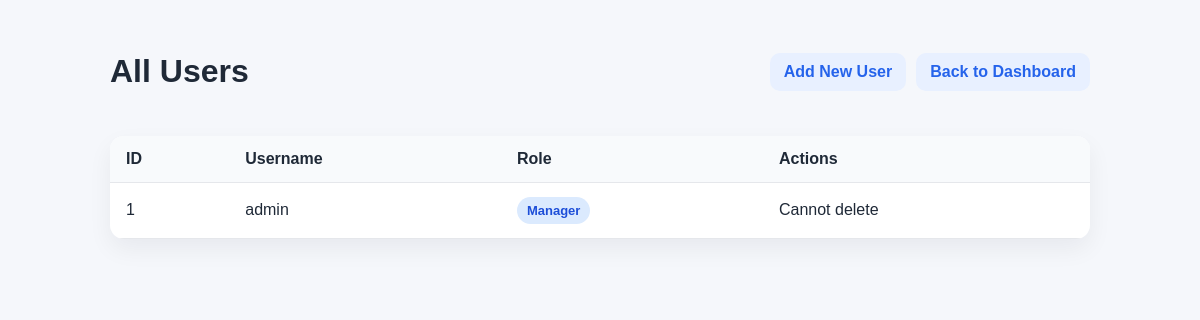
The page /users (signed in) on the database as committed earlier.
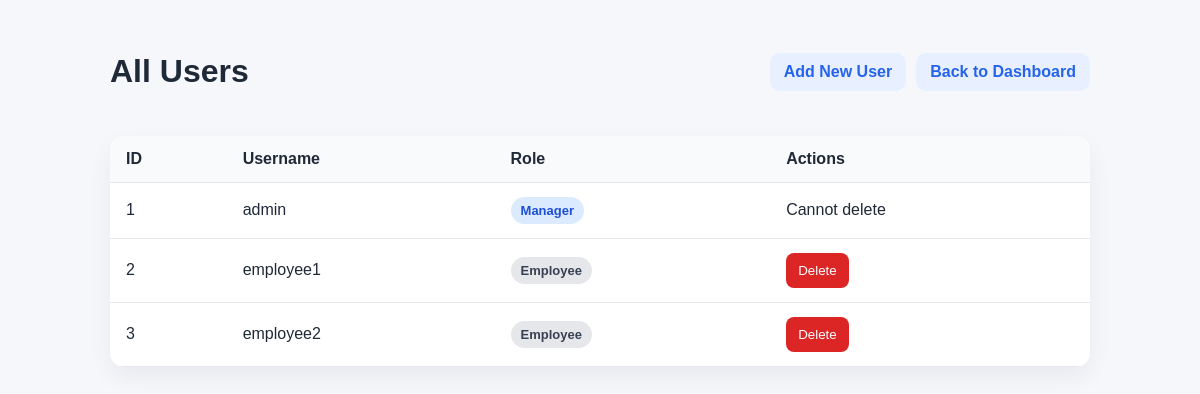
The same page on the database as committed later.
### tables this page shows
CREATE TABLE users (
            id INTEGER PRIMARY KEY AUTOINCREMENT,
            username TEXT UNIQUE NOT NULL,
            password TEXT NOT NULL,
            role TEXT NOT NULL CHECK(role IN ('manager', 'employee'))
        );

### app.py (the view)
@app.route('/users')
def view_all_users():
    if 'user_id' not in session or session['role'] != 'manager':
        return redirect(url_for('dashboard'))
    users = db_ops.get_all_users()
    return render_template('all_users.html', users=users)

### db_ops.py (called while the page is built)
def get_db():
    conn = sqlite3.connect(DATABASE)
    conn.row_factory = sqlite3.Row
    return conn

def get_all_users():
    conn = get_db()
    cursor = conn.cursor()
    cursor.execute('SELECT * FROM users ORDER BY id')
    users = cursor.fetchall()
    conn.close()
    return users

### templates/all_users.html (shortened to what this page needs)
<!DOCTYPE html>
<html lang="en">
<head>
    <link rel="stylesheet" href="{{ url_for('static', filename='all_users.css') }}">
</head>
<body>
    <div class="page-shell">
        <div class="topbar">
            <h1>All Users</h1>
            <div class="nav-links">
                <a href="{{ url_for('add_user') }}" class="link-button">Add New User</a>
                <a href="{{ url_for('dashboard') }}" class="link-button">Back to Dashboard</a>
            </div>
        </div>
        {% if users %}
        <div class="table-wrap">
        <table>
            <thead>
                <tr>
                    <th>ID</th>
                    <th>Username</th>
                    <th>Role</th>
                    <th>Actions</th>
                </tr>
            </thead>
            <tbody>
                {% for user in users %}
                <tr>
                    <td>{{ user['id'] }}</td>
                    <td>{{ user['username'] }}</td>
                    <td><span class="role-badge role-{{ user['role'] }}">{{ user['role'] }}</span></td>
                    <td class="actions">
                        {% if user['username'] != 'admin' %}
                        <form action="{{ url_for('delete_user', user_id=user['id']) }}" method="POST" onsubmit="return confirm('Are you sure you want to delete this user?');">
                            <button type="submit">Delete</button>
                        </form>
                        {% else %}
                        <span>Cannot delete</span>
                        {% endif %}
                    </td>
                </tr>
                {% endfor %}
            </tbody>
        </table>
        </div>
        {% else %}
        <p class="empty-state">No users found.</p>
        {% endif %}
    </div>
</body>
</html>

### static/all_users.css (style rules this page uses)
body { margin: 0; font-family: Arial, sans-serif; background: #f5f7fb; color: #1f2937; }
.page-shell { max-width: 980px; margin: 0 auto; padding: 32px 20px 40px; }
.topbar { display: flex; justify-content: space-between; align-items: center; gap: 16px; margin-bottom: 24px; flex-wrap: wrap; }
.nav-links { display: flex; flex-wrap: wrap; gap: 10px; }
.link-button { padding: 10px 14px; background: #e8f0ff; border-radius: 10px; text-decoration: none; color: #2563eb; font-weight: 600; }
.table-wrap { overflow-x: auto; background: #ffffff; border-radius: 14px; box-shadow: 0 10px 24px rgba(15, 23, 42, 0.06); }
table { width: 100%; border-collapse: collapse; }
th, td { padding: 14px 16px; border-bottom: 1px solid #e5e7eb; text-align: left; }
th { background: #f8fafc; }
.role-badge { display: inline-block; padding: 6px 10px; border-radius: 999px; font-size: 13px; font-weight: 700; text-transform: capitalize; }
.role-manager { background: #dbeafe; color: #1d4ed8; }
.role-employee { background: #e5e7eb; color: #374151; }
.actions form { margin: 0; }
button { padding: 10px 12px; border-radius: 8px; border: none; background: #dc2626; color: #ffffff; cursor: pointer; }

Rows that differ between the two databases and show on the page:
added users: id "2", username "employee1", role "Employee"
added users: id "3", username "employee2", role "Employee"
